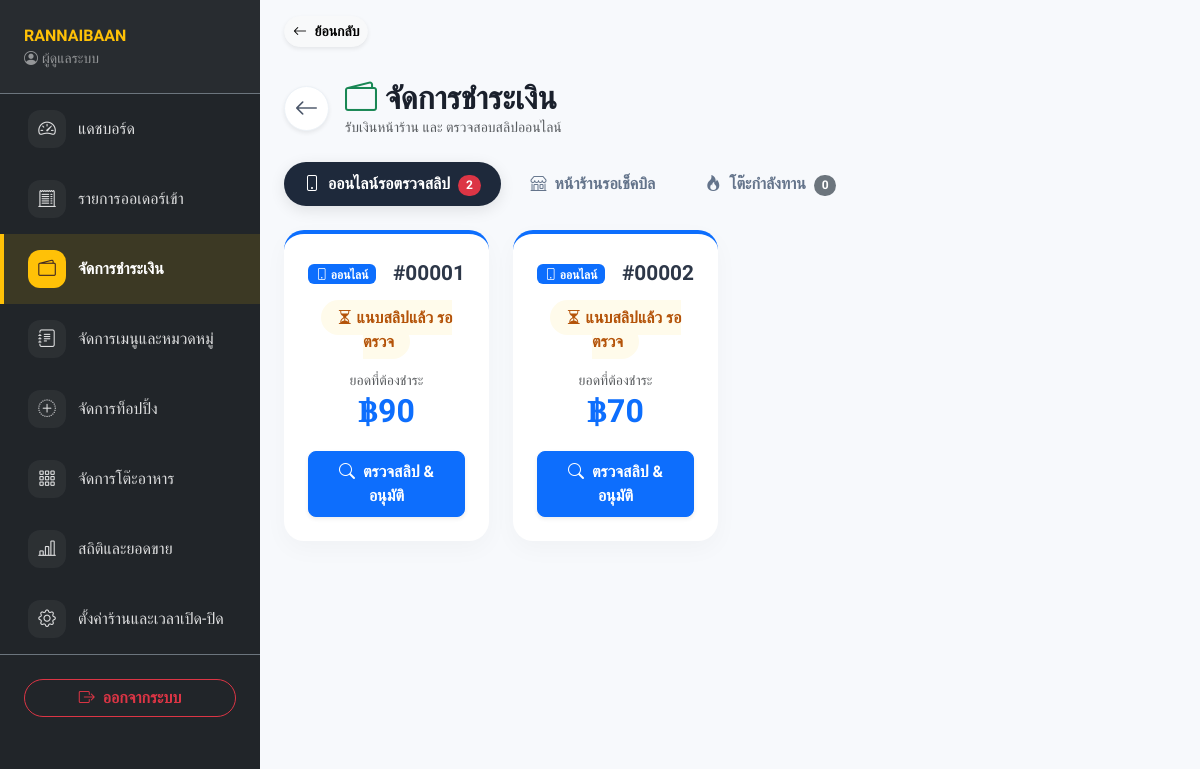
The app's page /owner/manage_payments.php (signed in) with its own data.
### tables this page shows
CREATE TABLE `owner` (
  `owner_id` int(11) NOT NULL AUTO_INCREMENT,
  `username` varchar(50) NOT NULL,
  `password` varchar(255) NOT NULL,
  `email` varchar(100) DEFAULT NULL,
  `name` varchar(100) DEFAULT NULL,
  `phone` varchar(20) DEFAULT NULL,
  `logo_url` varchar(255) DEFAULT 'default_logo.png',
  `promptpay_qr` varchar(255) DEFAULT NULL,
  `bank_info` text DEFAULT NULL,
  `restaurant_name` varchar(255) DEFAULT NULL,
  `address` text DEFAULT NULL,
  `open_time` time DEFAULT NULL,
  `close_time` time DEFAULT NULL,
  `is_shop_open` tinyint(1) DEFAULT 0,
  `is_online_open` tinyint(1) DEFAULT 0,
  `max_queue` int(11) DEFAULT 20,
  `close_reason` varchar(255) DEFAULT '',
  `created_at` datetime DEFAULT current_timestamp(),
  `last_login` datetime DEFAULT NULL,
  `is_active` tinyint(1) DEFAULT 1,
  PRIMARY KEY (`owner_id`),
  UNIQUE KEY `username` (`username`)
);

CREATE TABLE `payment` (
  `payment_id` int(11) NOT NULL AUTO_INCREMENT,
  `order_id` int(11) NOT NULL,
  `amount` decimal(10,2) NOT NULL,
  `method` varchar(50) NOT NULL,
  `status` enum('pending','completed','failed') DEFAULT 'pending',
  `transaction_ref` varchar(255) DEFAULT NULL,
  `slip_image` varchar(255) DEFAULT NULL,
  `created_at` datetime DEFAULT current_timestamp(),
  PRIMARY KEY (`payment_id`),
  KEY `order_id` (`order_id`),
  CONSTRAINT `payment_ibfk_1` FOREIGN KEY (`order_id`) REFERENCES `orders` (`order_id`) ON DELETE CASCADE
);

CREATE TABLE `orders` (
  `order_id` int(11) NOT NULL AUTO_INCREMENT,
  `customer_id` int(11) DEFAULT NULL,
  `table_id` int(11) DEFAULT NULL,
  `total_amount` decimal(10,2) DEFAULT 0.00,
  `order_date` datetime DEFAULT current_timestamp(),
  `created_at` datetime DEFAULT current_timestamp(),
  `order_status` enum('pending','cooking','ready','served','canceled') DEFAULT 'pending',
  `payment_status` enum('unpaid','paid') DEFAULT 'unpaid',
  `order_type` enum('dine_in','takeaway') DEFAULT 'dine_in',
  `online_customer_name` varchar(100) DEFAULT NULL,
  `online_customer_phone` varchar(20) DEFAULT NULL,
  `note` text DEFAULT NULL,
  PRIMARY KEY (`order_id`),
  KEY `customer_id` (`customer_id`),
  KEY `table_id` (`table_id`),
  CONSTRAINT `orders_ibfk_1` FOREIGN KEY (`customer_id`) REFERENCES `customer` (`customer_id`) ON DELETE SET NULL,
  CONSTRAINT `orders_ibfk_2` FOREIGN KEY (`table_id`) REFERENCES `restauranttable` (`table_id`) ON DELETE SET NULL
);

### owner/manage_payments.php (the view, shortened to what this page needs)
<?php
include '../includes/header_owner.php';
include '../includes/nav_owner.php';
$sql_online = "SELECT o.*, p.status AS pay_status, p.method AS pay_method, p.slip_image, p.transaction_ref
        FROM orders o
        JOIN payment p ON o.order_id = p.order_id
        WHERE o.payment_status = 'unpaid' AND o.order_type != 'dine_in' AND p.status = 'pending'
        ORDER BY o.created_at ASC";
$res_online = $conn->query($sql_online);
$sql_eating = "SELECT * FROM orders
        WHERE payment_status = 'unpaid' AND order_type = 'dine_in' AND order_status IN ('pending', 'cooking')
        ORDER BY created_at DESC";
$res_eating = $conn->query($sql_eating);
?>
<link rel="stylesheet" href="<?= BASE_URL ?>assets/css/owner-manage-payments.css">
<div class="main-content container-fluid text-dark pb-5 px-4 pt-4">
    <div class="d-flex justify-content-between align-items-center mb-4">
        <div class="d-flex align-items-center">
            <a href="dashboard.php" class="btn btn-white rounded-circle me-3 shadow-sm d-flex align-items-center justify-content-center" style="width: 45px; height: 45px; border: 1px solid #edf2f7; background: #ffffff; color: #4a5568;">
                <i class="bi bi-arrow-left fs-4"></i>
            </a>
            <div>
                <h2 class="fw-bold mb-0" style="color: #1a202c;"><i class="bi bi-wallet2 text-success me-2"></i>จัดการชำระเงิน</h2>
                <p class="text-muted small mb-0">รับเงินหน้าร้าน และ ตรวจสอบสลิปออนไลน์</p>
            </div>
        </div>
    </div>
    <ul class="nav nav-pills mb-4" id="pills-tab" role="tablist">
        <li class="nav-item" role="presentation">
            <button class="nav-link active" id="pills-online-tab" data-bs-toggle="pill" data-bs-target="#pills-online" type="button" role="tab">
                <i class="bi bi-phone me-1"></i> ออนไลน์รอตรวจสลิป
                <?php if($res_online && $res_online->num_rows > 0) echo "<span class='badge bg-danger rounded-pill ms-1'>{$res_online->num_rows}</span>"; ?>
            </button>
        </li>
        <li class="nav-item" role="presentation">
            <button class="nav-link" id="pills-served-tab" data-bs-toggle="pill" data-bs-target="#pills-served" type="button" role="tab">
                <i class="bi bi-shop me-1"></i> หน้าร้านรอเช็คบิล
            </button>
        </li>
        <li class="nav-item" role="presentation">
            <button class="nav-link" id="pills-eating-tab" data-bs-toggle="pill" data-bs-target="#pills-eating" type="button" role="tab">
                <i class="bi bi-fire me-1"></i> โต๊ะกำลังทาน
                <span class='badge bg-secondary rounded-pill ms-1'><?php echo ($res_eating ? $res_eating->num_rows : 0); ?></span>
            </button>
        </li>
    </ul>
    <div class="tab-content" id="pills-tabContent">
        <div class="tab-pane fade show active" id="pills-online" role="tabpanel">
            <div class="row g-4">
                <?php if($res_online && $res_online->num_rows > 0): while($row = $res_online->fetch_assoc()): ?>
                <div class="col-md-6 col-lg-4 col-xl-3">
                    <div class="soft-card h-100 border-top border-4 border-primary">
                        <div class="card-body p-4 text-center d-flex flex-column justify-content-between">
                            <div>
                                <div class="d-flex justify-content-between align-items-center mb-2">
                                    <span class="badge bg-primary"><i class="bi bi-phone"></i> <?php echo htmlspecialchars($row['online_customer_name'] ?: 'ออนไลน์');?></span>
                                    <div class="order-id">#<?php echo str_pad($row['order_id'], 5, '0', STR_PAD_LEFT);?></div>
                                </div>
                                <div class="mb-3 mt-3">
                                    <?php if ($row['pay_method'] === 'cash'): ?>
                                        <span class="badge-soft-info"><i class="bi bi-cash-coin"></i> จ่ายเงินสดตอนมารับ</span>
                                    <?php else: ?>
                                        <span class="badge-soft-warning"><i class="bi bi-hourglass-split"></i> แนบสลิปแล้ว รอตรวจ</span>
                                    <?php endif; ?>
                                </div>
                                <p class="text-muted small mb-1">ยอดที่ต้องชำระ</p>
                                <div class="total-price mb-4 text-primary">฿<?php echo number_format($row['total_amount'], 0);?></div>
                            </div>
                            <button class="btn btn-primary w-100 rounded-3 py-2 fw-bold shadow-sm" data-bs-toggle="modal" data-bs-target="#payModal<?php echo $row['order_id'];?>">
                                <?php if ($row['pay_method'] === 'cash'): ?>
                                    <i class="bi bi-check-circle me-1"></i> ยืนยันออเดอร์
                                <?php else: ?>
                                    <i class="bi bi-search me-1"></i> ตรวจสลิป & อนุมัติ
                                <?php endif; ?>
                            </button>
                        </div>
                    </div>
                </div>
                <?php endwhile; else: ?>
                    <div class="col-12 text-center py-5"><h5 class="text-muted"><i class="bi bi-check-circle"></i> ไม่มีสลิปออนไลน์รอตรวจ</h5></div>
                <?php endif;?>
            </div>
        </div>
    </div>
</div>
<?php include '../includes/footer_owner.php';?>

### includes/nav_owner.php (shortened to what this page needs)
<?php
$current_page = basename($_SERVER['PHP_SELF']);
$owner_name = "ผู้ดูแลระบบ";
$restaurant_name = "Owner System";
if (isset($_SESSION['owner_id'])) {
    $o_id = $_SESSION['owner_id'];
    $stmt = $conn->prepare("SELECT name, restaurant_name FROM owner WHERE owner_id = ?");
    $stmt->bind_param("i", $o_id);
    $stmt->execute();
    $result = $stmt->get_result();
    if ($result->num_rows > 0) {
        $o_info = $result->fetch_assoc();
        $owner_name = !empty($o_info['name']) ? $o_info['name'] : "ผู้ดูแลระบบ";
        $restaurant_name = !empty($o_info['restaurant_name']) ? $o_info['restaurant_name'] : "Owner System";
    }
}
$owner_nav_items = [
    ['page' => 'dashboard.php',        'icon' => 'bi-speedometer2',      'label' => 'แดชบอร์ด'],
    ['page' => 'manage_orders.php',    'icon' => 'bi-receipt-cutoff',    'label' => 'รายการออเดอร์เข้า'],
    ['page' => 'manage_payments.php',  'icon' => 'bi-wallet2',           'label' => 'จัดการชำระเงิน'],
    ['page' => 'manage_menu.php',      'icon' => 'bi-journal-text',      'label' => 'จัดการเมนูและหมวดหมู่'],
    ['page' => 'manage_toppings.php',  'icon' => 'bi-plus-circle-dotted','label' => 'จัดการท็อปปิ้ง'],
    ['page' => 'manage_tables.php',    'icon' => 'bi-grid-3x3-gap',      'label' => 'จัดการโต๊ะอาหาร'],
    ['page' => 'reports.php',          'icon' => 'bi-bar-chart-line',    'label' => 'สถิติและยอดขาย'],
    ['page' => 'settings.php',         'icon' => 'bi-gear',              'label' => 'ตั้งค่าร้านและเวลาเปิด-ปิด'],
];
?>
<div class="owner-shell d-flex">
  <div class="offcanvas-lg offcanvas-start owner-sidebar bg-dark text-white" tabindex="-1" id="ownerSidebar">
    <div class="offcanvas-body p-0 d-flex flex-column">
      <div class="owner-sidebar-brand d-none d-lg-block px-4 py-4 border-bottom border-secondary">
        <div class="fw-bold text-warning text-truncate"><?= htmlspecialchars($restaurant_name) ?></div>
        <div class="small text-white-50 text-truncate"><i class="bi bi-person-circle me-1"></i><?= htmlspecialchars($owner_name) ?></div>
      </div>
      <ul class="nav flex-column flex-grow-1 mt-2 mt-lg-0">
        <?php foreach ($owner_nav_items as $item): ?>
        <li class="nav-item">
          <a class="owner-nav-link nav-link text-white py-3 px-4 <?= ($current_page == $item['page']) ? 'active' : ''; ?>" href="../owner/<?= $item['page'] ?>">
            <span class="owner-nav-icon"><i class="bi <?= $item['icon'] ?>"></i></span>
            <span><?= $item['label'] ?></span>
          </a>
        </li>
        <?php endforeach; ?>
      </ul>
      <div class="p-4 border-top border-secondary">
        <a href="../logout.php" class="btn btn-outline-danger w-100 rounded-pill fw-bold" onclick="return confirm('ยืนยันออกจากระบบ?')">
            <i class="bi bi-box-arrow-right me-2"></i>ออกจากระบบ
        </a>
      </div>
    </div>
  </div>
  <div class="owner-main flex-grow-1">
    <?php if ($current_page !== 'dashboard.php'): ?>
    <div class="owner-back-bar px-3 px-lg-4 pt-3 pb-2">
        <button type="button" onclick="history.back()" class="btn btn-sm btn-light rounded-pill shadow-sm fw-bold">
            <i class="bi bi-arrow-left me-1"></i> ย้อนกลับ
        </button>
    </div>
    <?php endif; ?>

### assets/css/owner.css (style rules this page uses)
:root { --bg-body: #fdfaf5; --primary-brown: #795548; --dark-brown: #3e2723; --accent-soft: #d7ccc8; }
body { font-family: 'Sarabun', sans-serif; background-color: var(--bg-body); color: var(--dark-brown); }
h1, h2, h3, h4, h5, .font-mitr { font-family: 'Mitr', sans-serif; }
.owner-shell { align-items: stretch; min-height: 100vh; }
.owner-sidebar { width: 280px; }
@media (min-width: 992px) { .owner-sidebar { width: 260px; flex-shrink: 0; } }
.owner-main { min-width: 0; }
.owner-back-bar { margin-top: 56px; }
@media (min-width: 992px) { .owner-back-bar { margin-top: 0; } }
.owner-sidebar-brand { background-color: rgba(255, 255, 255, 0.03); }
.owner-nav-link { display: flex; align-items: center; gap: 12px; border-left: 4px solid transparent; opacity: 0.85; transition: 0.2s; }
.owner-nav-link.active { opacity: 1; background-color: rgba(255, 193, 7, 0.12); border-left-color: #ffc107; color: #fff; font-weight: bold; }
.owner-nav-icon { display: inline-flex; align-items: center; justify-content: center; width: 38px; height: 38px; min-width: 38px; border-radius: 12px; background-color: rgba(255, 255, 255, 0.06); font-size: 1.1rem; transition: 0.2s; }
.owner-nav-link.active .owner-nav-icon { background-color: #ffc107; color: #3e2723; }

### assets/css/owner-manage-payments.css (style rules this page uses)
body,.main-content { background-color: #f7f9fc; font-family: 'Sarabun', sans-serif; min-height: 100vh; }
.soft-card { background: #ffffff; border-radius: 20px; border: none; box-shadow: 0 8px 25px rgba(0, 0, 0, 0.03); transition: 0.3s; }
.badge-soft-warning { background-color: #fffbeb; color: #b45309; padding: 8px 16px; border-radius: 50px; font-weight: bold; }
.order-id { font-size: 1.3rem; font-weight: 800; color: #2d3748; }
.total-price { font-size: 2rem; font-weight: 800; color: #059669; line-height: 1; }
.nav-pills .nav-link { color: #64748b; font-weight: bold; border-radius: 50px; padding: 10px 20px; margin-right: 10px; transition: 0.3s; }
.nav-pills .nav-link.active { background-color: #1e293b; color: white; box-shadow: 0 4px 15px rgba(0,0,0,0.1); }

### records on screen
owner: restaurant_name "RANNAIBAAN", name "ผู้ดูแลระบบ"
payment: order.online_customer_name "ออนไลน์", order.order_id "00001", method "แนบสลิปแล้ว รอตรวจ", order.total_amount "90"
payment: order.online_customer_name "ออนไลน์", order.order_id "00002", method "แนบสลิปแล้ว รอตรวจ", order.total_amount "70"

### other values on screen
$item['label'] "แดชบอร์ด"
$item['label'] "รายการออเดอร์เข้า"
$item['label'] "จัดการชำระเงิน"
$item['label'] "จัดการเมนูและหมวดหมู่"
$item['label'] "จัดการท็อปปิ้ง"
$item['label'] "จัดการโต๊ะอาหาร"
$item['label'] "สถิติและยอดขาย"
$item['label'] "ตั้งค่าร้านและเวลาเปิด-ปิด"
$res_online->num_rows "2"
$res_eating->num_rows "0"
